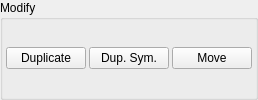
    <widget class="QGroupBox" name="groupBox_2">
     <property name="title">
      <string>Modify</string>
     </property>
     <layout class="QVBoxLayout" name="verticalLayout_3">
      <property name="spacing">
       <number>3</number>
      </property>
      <property name="leftMargin">
       <number>3</number>
      </property>
      <property name="topMargin">
       <number>3</number>
      </property>
      <property name="rightMargin">
       <number>3</number>
      </property>
      <property name="bottomMargin">
       <number>3</number>
      </property>
      <item>
       <layout class="QHBoxLayout" name="horizontalLayout_9">
        <property name="spacing">
         <number>3</number>
        </property>
        <item>
         <widget class="QPushButton" name="duplicate_pushButton">
          <property name="toolTip">
           <string>Duplicate Click Session.</string>
          </property>
          <property name="text">
           <string>Duplicate</string>
          </property>
         </widget>
        </item>
        <item>
         <widget class="QPushButton" name="duplicate_sym_pushButton">
          <property name="toolTip">
           <string>Duplicate selection symmetrical</string>
          </property>
          <property name="text">
           <string>Dup. Sym.</string>
          </property>
         </widget>
        </item>
        <item>
         <widget class="QPushButton" name="move_pushButton">
          <property name="toolTip">
           <string>Mode guide click session</string>
          </property>
          <property name="text">
           <string>Move</string>
          </property>
         </widget>
        </item>
       </layout>
      </item>
     </layout>
    </widget>
